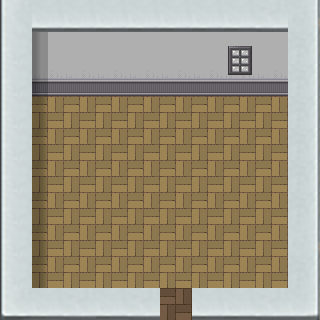

Rendered tile map (Tiled .tmx) drawn with the repository's tilesets; below, a short description and the full map source, tile grids included:
An orthogonal 10x10 tile map with 32x32 px tiles, 4 tile layers (Floor, Walls, Details, Shadows), 4 tilesets and 28 objects.

<map version="1.4" tiledversion="1.4.2" orientation="orthogonal" renderorder="right-down" width="10" height="10" tilewidth="32" tileheight="32" infinite="0" nextlayerid="18" nextobjectid="34">
 <properties>
  <property name="layers" type="int" value="3" />
 </properties>
 <tileset firstgid="1" source="../Tilesets/Tileset.tsx" />
 <tileset firstgid="1065" source="../Tilesets/Walls1.tsx" />
 <tileset firstgid="1305" source="../Tilesets/Walls2.tsx" />
 <tileset firstgid="2265" source="../Tilesets/Shadows.tsx" />
 <group id="2" name="Layers">
  <group id="3" name="Layer0">
   <layer id="1" name="Floor" width="10" height="10">
    <data encoding="csv">
0,0,0,0,0,0,0,0,0,0,
0,0,0,0,0,0,0,0,0,0,
0,0,0,0,0,0,0,0,0,0,
0,305,305,305,305,305,305,305,305,0,
0,305,305,305,305,305,305,305,305,0,
0,305,305,305,305,305,305,305,305,0,
0,305,305,305,305,305,305,305,305,0,
0,305,305,305,305,305,305,305,305,0,
0,305,305,305,305,305,305,305,305,0,
0,0,0,0,0,305,0,0,0,0
</data>
   </layer>
   <layer id="5" name="Walls" width="10" height="10">
    <data encoding="csv">
1733,1798,1798,1798,1798,1798,1798,1798,1799,1736,
1765,469,466,466,466,466,466,466,466,1768,
1765,477,474,474,474,474,474,474,474,1768,
1765,0,0,0,0,0,0,0,0,1768,
1765,0,0,0,0,0,0,0,0,1768,
1765,0,0,0,0,0,0,0,0,1768,
1765,0,0,0,0,0,0,0,0,1768,
1765,0,0,0,0,0,0,0,0,1736,
1765,0,0,0,0,0,0,0,0,1768,
1797,1798,1799,1798,1799,0,1798,1798,1799,1800
</data>
   </layer>
   <layer id="7" name="Details" width="10" height="10">
    <data encoding="csv">
0,0,0,0,0,0,0,0,0,0,
0,0,0,0,0,0,0,595,0,0,
0,0,0,0,0,0,0,603,0,0,
0,0,0,0,0,0,0,0,0,0,
0,0,0,0,0,0,0,0,0,0,
0,0,0,0,0,0,0,0,0,0,
0,0,0,0,0,0,0,0,0,0,
0,0,0,0,0,0,0,0,0,0,
0,0,0,0,0,0,0,0,0,0,
0,0,0,0,0,313,0,0,0,0
</data>
   </layer>
   <objectgroup id="13" name="Colliders" />
  </group>
  <group id="9" name="Layer1">
   <objectgroup id="16" name="Colliders">
    <object id="1" x="32" y="64" width="32" height="32" />
    <object id="2" x="64" y="64" width="32" height="32" />
    <object id="3" x="96" y="64" width="32" height="32" />
    <object id="4" x="128" y="64" width="32" height="32" />
    <object id="5" x="160" y="64" width="32" height="32" />
    <object id="6" x="192" y="64" width="32" height="32" />
    <object id="7" x="224" y="64" width="32" height="32" />
    <object id="8" x="256" y="64" width="32" height="32" />
    <object id="9" x="0" y="96" width="32" height="32" />
    <object id="10" x="0" y="128" width="32" height="32" />
    <object id="11" x="0" y="160" width="32" height="32" />
    <object id="12" x="0" y="192" width="32" height="32" />
    <object id="17" x="0" y="224" width="32" height="32" />
    <object id="18" x="0" y="256" width="32" height="32" />
    <object id="19" x="288" y="96" width="32" height="32" />
    <object id="20" x="288" y="128" width="32" height="32" />
    <object id="21" x="288" y="160" width="32" height="32" />
    <object id="22" x="288" y="192" width="32" height="32" />
    <object id="23" x="288" y="224" width="32" height="32" />
    <object id="24" x="288" y="256" width="32" height="32" />
    <object id="25" x="32" y="288" width="32" height="32" />
    <object id="26" x="64" y="288" width="32" height="32" />
    <object id="27" x="96" y="288" width="32" height="32" />
    <object id="28" x="128" y="288" width="32" height="32" />
    <object id="30" x="192" y="288" width="32" height="32" />
    <object id="31" x="224" y="288" width="32" height="32" />
    <object id="32" x="256" y="288" width="32" height="32" />
    <object id="33" x="160" y="319" width="32" height="1" />
   </objectgroup>
  </group>
  <group id="15" name="Layer2">
   <layer id="17" name="Shadows" width="10" height="10">
    <data encoding="csv">
0,0,0,0,0,0,0,0,0,0,
0,0,0,0,0,0,0,0,0,0,
0,0,0,0,0,0,0,0,0,0,
0,2295,0,0,0,0,0,0,0,0,
0,2295,0,0,0,0,0,0,0,0,
0,2295,0,0,0,0,0,0,0,0,
0,2295,0,0,0,0,0,0,0,0,
0,2295,0,0,0,0,0,0,0,0,
0,2295,0,0,0,0,0,0,0,0,
0,0,0,0,0,0,0,0,0,0
</data>
   </layer>
   <objectgroup id="11" name="Colliders" />
  </group>
 </group>
</map>
